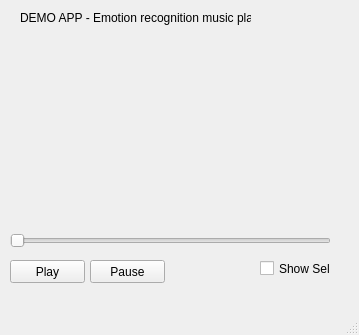
<?xml version="1.0" encoding="UTF-8"?>
<ui version="4.0">
 <class>MainWindow</class>
 <widget class="QMainWindow" name="MainWindow">
  <property name="geometry">
   <rect>
    <x>0</x>
    <y>0</y>
    <width>359</width>
    <height>335</height>
   </rect>
  </property>
  <property name="windowTitle">
   <string>MainWindow</string>
  </property>
  <widget class="QWidget" name="centralwidget">
   <widget class="QPushButton" name="play">
    <property name="geometry">
     <rect>
      <x>10</x>
      <y>260</y>
      <width>75</width>
      <height>23</height>
     </rect>
    </property>
    <property name="text">
     <string>Play</string>
    </property>
   </widget>
   <widget class="QPushButton" name="pause">
    <property name="geometry">
     <rect>
      <x>90</x>
      <y>260</y>
      <width>75</width>
      <height>23</height>
     </rect>
    </property>
    <property name="text">
     <string>Pause</string>
    </property>
   </widget>
   <widget class="QCheckBox" name="showSelf">
    <property name="geometry">
     <rect>
      <x>260</x>
      <y>260</y>
      <width>70</width>
      <height>17</height>
     </rect>
    </property>
    <property name="text">
     <string>Show Self</string>
    </property>
   </widget>
   <widget class="QSlider" name="slider1">
    <property name="geometry">
     <rect>
      <x>10</x>
      <y>230</y>
      <width>321</width>
      <height>22</height>
     </rect>
    </property>
    <property name="orientation">
     <enum>Qt::Horizontal</enum>
    </property>
   </widget>
   <widget class="QLabel" name="label">
    <property name="geometry">
     <rect>
      <x>20</x>
      <y>10</y>
      <width>231</width>
      <height>16</height>
     </rect>
    </property>
    <property name="text">
     <string>DEMO APP - Emotion recognition music player</string>
    </property>
   </widget>
   <widget class="QWidget" name="verticalLayoutWidget">
    <property name="geometry">
     <rect>
      <x>20</x>
      <y>40</y>
      <width>311</width>
      <height>181</height>
     </rect>
    </property>
    <layout class="QVBoxLayout" name="verticalLayout"/>
   </widget>
  </widget>
  <widget class="QMenuBar" name="menubar">
   <property name="geometry">
    <rect>
     <x>0</x>
     <y>0</y>
     <width>359</width>
     <height>21</height>
    </rect>
   </property>
  </widget>
  <widget class="QStatusBar" name="statusbar"/>
 </widget>
 <resources/>
 <connections/>
</ui>
